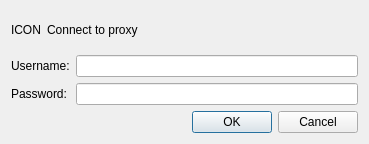
<ui version="4.0" >
 <class>ProxyDialog</class>
 <widget class="QDialog" name="ProxyDialog" >
  <property name="geometry" >
   <rect>
    <x>0</x>
    <y>0</y>
    <width>369</width>
    <height>144</height>
   </rect>
  </property>
  <property name="windowTitle" >
   <string>Proxy Authentication</string>
  </property>
  <layout class="QGridLayout" name="gridLayout" >
   <item row="0" column="0" >
    <widget class="QLabel" name="iconLabel" >
     <property name="text" >
      <string>ICON</string>
     </property>
    </widget>
   </item>
   <item row="0" column="1" colspan="2" >
    <widget class="QLabel" name="introLabel" >
     <property name="text" >
      <string>Connect to proxy</string>
     </property>
     <property name="wordWrap" >
      <bool>true</bool>
     </property>
    </widget>
   </item>
   <item row="1" column="0" colspan="2" >
    <widget class="QLabel" name="usernameLabel" >
     <property name="text" >
      <string>Username:</string>
     </property>
    </widget>
   </item>
   <item row="1" column="2" >
    <widget class="QLineEdit" name="userNameLineEdit" />
   </item>
   <item row="2" column="0" colspan="2" >
    <widget class="QLabel" name="passwordLabel" >
     <property name="text" >
      <string>Password:</string>
     </property>
    </widget>
   </item>
   <item row="2" column="2" >
    <widget class="QLineEdit" name="passwordLineEdit" >
     <property name="echoMode" >
      <enum>QLineEdit::Password</enum>
     </property>
    </widget>
   </item>
   <item row="3" column="0" colspan="3" >
    <widget class="QDialogButtonBox" name="buttonBox" >
     <property name="orientation" >
      <enum>Qt::Horizontal</enum>
     </property>
     <property name="standardButtons" >
      <set>QDialogButtonBox::Cancel|QDialogButtonBox::Ok</set>
     </property>
    </widget>
   </item>
  </layout>
 </widget>
 <resources/>
 <connections>
  <connection>
   <sender>buttonBox</sender>
   <signal>accepted()</signal>
   <receiver>ProxyDialog</receiver>
   <slot>accept()</slot>
   <hints>
    <hint type="sourcelabel" >
     <x>248</x>
     <y>254</y>
    </hint>
    <hint type="destinationlabel" >
     <x>157</x>
     <y>274</y>
    </hint>
   </hints>
  </connection>
  <connection>
   <sender>buttonBox</sender>
   <signal>rejected()</signal>
   <receiver>ProxyDialog</receiver>
   <slot>reject()</slot>
   <hints>
    <hint type="sourcelabel" >
     <x>316</x>
     <y>260</y>
    </hint>
    <hint type="destinationlabel" >
     <x>286</x>
     <y>274</y>
    </hint>
   </hints>
  </connection>
 </connections>
</ui>
